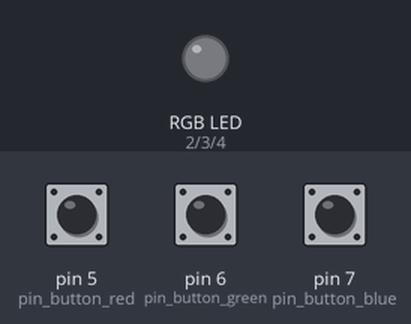
Bench run of a sketch on a simulated Arduino Uno, built with avr-gcc and run on an emulated ATmega328P. On the bench: an RGB LED mixed from three pins (HIGH = lit). The test bench sets the inputs (shaded band); at power-on: pin 5 (pin_button_red) LOW, pin 6 (pin_button_green) LOW, pin 7 (pin_button_blue) LOW.

Above: at 1.2 s.
1.3 s: pin 5 (pin_button_red) pulled HIGH for 0.15 s
At 2.6 s:
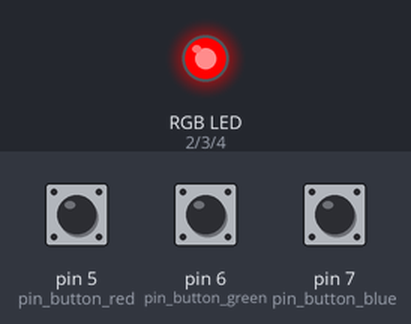
3.0 s: pin 6 (pin_button_green) pulled HIGH for 0.15 s
At 3.9 s:
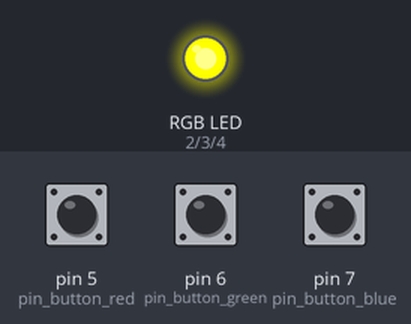
4.7 s: pin 7 (pin_button_blue) pulled HIGH for 0.15 s
At 5.3 s:
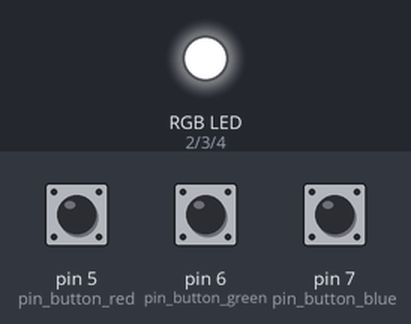
6.4 s: pin 5 (pin_button_red) pulled HIGH for 1 s
At 8.4 s:
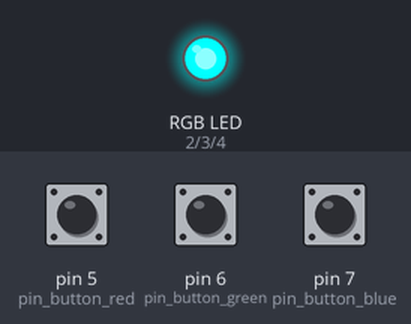
8.9 s: pin 6 (pin_button_green) pulled HIGH for 1 s
At 10.3 s:
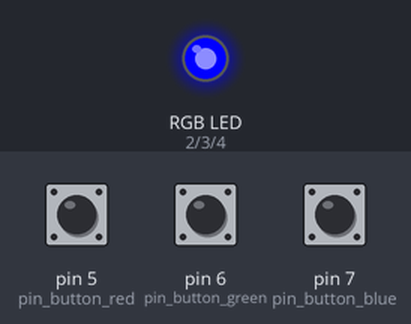
11.4 s: pin 5 (pin_button_red) pulled HIGH for 0.15 s
At 12.8 s:
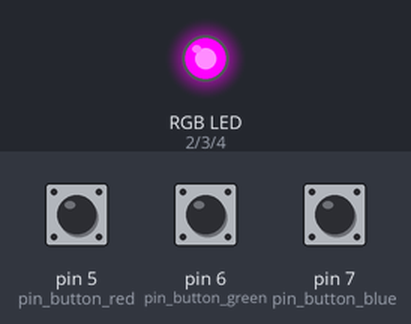
Timing chart, 0 to 14.1 s (numbered marks = the images above; inputs shaded):
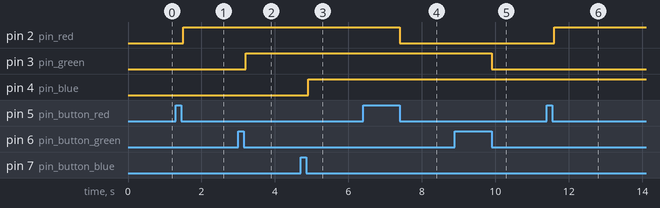

The sketch:

using_simple_switch_as_a_toggle_button_rgb_led.ino
```cpp
int pin_red = 2;
int pin_green = 3;
int pin_blue = 4;

int red_status = 0;
int green_status = 0;
int blue_status = 0;

int pin_button_red = 5;
int pin_button_green = 6;
int pin_button_blue = 7;

int pin_button_red_pressed = 0;
int pin_button_green_pressed = 0;
int pin_button_blue_pressed = 0;

void setup() {
  pinMode(pin_button_red, INPUT);
  pinMode(pin_button_green, INPUT);
  pinMode(pin_button_blue, INPUT);

  pinMode(pin_red, OUTPUT);
  pinMode(pin_green, OUTPUT);
  pinMode(pin_blue, OUTPUT);
}

 void loop() {
  int pin_button_red_status = digitalRead(pin_button_red);
  if(pin_button_red_status==HIGH) {
    pin_button_red_pressed = 1;
  } else if(pin_button_red_status==LOW && pin_button_red_pressed==1) {
    pin_button_red_pressed = 0;
    if(red_status==0) {
      red_status = 1;
      digitalWrite(pin_red, HIGH);
    } else {
      red_status = 0;
      digitalWrite(pin_red, LOW);
    }
  }

  int pin_button_green_status = digitalRead(pin_button_green);
  if(pin_button_green_status==HIGH) {
    pin_button_green_pressed = 1;
  } else if(pin_button_green_status==LOW && pin_button_green_pressed==1) {
    pin_button_green_pressed = 0;
    if(green_status==0) {
      green_status = 1;
      digitalWrite(pin_green, HIGH);
    } else {
      green_status = 0;
      digitalWrite(pin_green, LOW);
    }
  }

  int pin_button_blue_status = digitalRead(pin_button_blue);
  if(pin_button_blue_status==HIGH) {
    pin_button_blue_pressed = 1;
  } else if(pin_button_blue_status==LOW && pin_button_blue_pressed==1) {
    pin_button_blue_pressed = 0;
    if(blue_status==0) {
      blue_status = 1;
      digitalWrite(pin_blue, HIGH);
    } else {
      blue_status = 0;
      digitalWrite(pin_blue, LOW);
    }
  }

  delay(100);
 }
```

Measured:
- after the input at 1.3 s, pin 2 (pin_red): LOW → HIGH after 0.20 s
- after the input at 3.0 s, pin 3 (pin_green): LOW → HIGH after 0.20 s
- after the input at 4.7 s, pin 4 (pin_blue): LOW → HIGH after 0.20 s
- after the input at 6.4 s, pin 2 (pin_red): HIGH → LOW after 1.0 s
- after the input at 8.9 s, pin 3 (pin_green): HIGH → LOW after 1.0 s
- after the input at 11.4 s, pin 2 (pin_red): LOW → HIGH after 0.20 s
